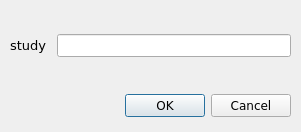
<?xml version="1.0" encoding="UTF-8"?>
<ui version="4.0">
 <class>new_study_dialog</class>
 <widget class="QDialog" name="new_study_dialog">
  <property name="enabled">
   <bool>true</bool>
  </property>
  <property name="geometry">
   <rect>
    <x>0</x>
    <y>0</y>
    <width>301</width>
    <height>132</height>
   </rect>
  </property>
  <property name="minimumSize">
   <size>
    <width>301</width>
    <height>132</height>
   </size>
  </property>
  <property name="maximumSize">
   <size>
    <width>301</width>
    <height>132</height>
   </size>
  </property>
  <property name="font">
   <font>
    <family>Verdana</family>
   </font>
  </property>
  <property name="windowTitle">
   <string>add new study</string>
  </property>
  <property name="windowIcon">
   <iconset>
    <normaloff>:/misc/meta.ico</normaloff>:/misc/meta.ico</iconset>
  </property>
  <widget class="QDialogButtonBox" name="buttonBox">
   <property name="geometry">
    <rect>
     <x>10</x>
     <y>90</y>
     <width>281</width>
     <height>32</height>
    </rect>
   </property>
   <property name="font">
    <font>
     <family>Verdana</family>
    </font>
   </property>
   <property name="orientation">
    <enum>Qt::Horizontal</enum>
   </property>
   <property name="standardButtons">
    <set>QDialogButtonBox::Cancel|QDialogButtonBox::Ok</set>
   </property>
  </widget>
  <widget class="QWidget" name="layoutWidget">
   <property name="geometry">
    <rect>
     <x>10</x>
     <y>10</y>
     <width>281</width>
     <height>71</height>
    </rect>
   </property>
   <layout class="QGridLayout" name="gridLayout">
    <item row="0" column="0">
     <widget class="QLabel" name="label_2">
      <property name="font">
       <font>
        <family>Verdana</family>
        <pointsize>10</pointsize>
       </font>
      </property>
      <property name="text">
       <string>study </string>
      </property>
     </widget>
    </item>
    <item row="0" column="1">
     <widget class="QLineEdit" name="study_lbl">
      <property name="font">
       <font>
        <family>Verdana</family>
       </font>
      </property>
      <property name="alignment">
       <set>Qt::AlignCenter</set>
      </property>
     </widget>
    </item>
   </layout>
  </widget>
 </widget>
 <resources>
  <include location="images/icons.qrc"/>
 </resources>
 <connections>
  <connection>
   <sender>buttonBox</sender>
   <signal>accepted()</signal>
   <receiver>new_study_dialog</receiver>
   <slot>accept()</slot>
   <hints>
    <hint type="sourcelabel">
     <x>248</x>
     <y>254</y>
    </hint>
    <hint type="destinationlabel">
     <x>157</x>
     <y>274</y>
    </hint>
   </hints>
  </connection>
  <connection>
   <sender>buttonBox</sender>
   <signal>rejected()</signal>
   <receiver>new_study_dialog</receiver>
   <slot>reject()</slot>
   <hints>
    <hint type="sourcelabel">
     <x>316</x>
     <y>260</y>
    </hint>
    <hint type="destinationlabel">
     <x>286</x>
     <y>274</y>
    </hint>
   </hints>
  </connection>
 </connections>
</ui>
